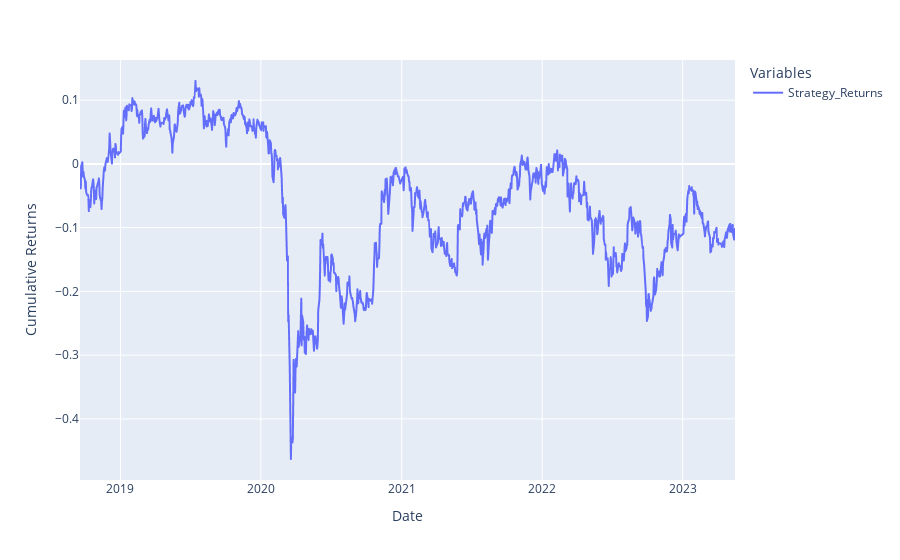

Source (notebook cell):
### Markdown cell above
### Plot the Cumulative Strategy Returns

### Code cell
Cumulative_Strategy_returns.plot(labels={'value':'Cumulative Returns', 'index':'Date', 'variable':'Variables'}) # Plot the cumulative strategy returns

### Figure 1 — Plotly figure (JSON) as saved in the notebook; plotly's stock layout.template omitted (floating-point values rounded to 4 significant figures; data arrays with more than 128 entries replaced by an {"elided": "..."} marker saying what was removed)
{"data": [{"hovertemplate": "Variables=Strategy_Returns<br>Date=%{x}<br>Cumulative Returns=%{y}<extra></extra>", "legendgroup": "Strategy_Returns", "line": {"color": "#636efa", "dash": "solid"}, "marker": {"symbol": "circle"}, "mode": "lines", "name": "Strategy_Returns", "showlegend": true, "type": "scattergl", "x": {"elided": "1139 str values"}, "xaxis": "x", "y": {"elided": "1139 float values"}, "yaxis": "y"}], "layout": {"legend": {"title": {"text": "Variables"}, "tracegroupgap": 0}, "margin": {"t": 60}, "xaxis": {"anchor": "y", "domain": [0, 1], "title": {"text": "Date"}}, "yaxis": {"anchor": "x", "domain": [0, 1], "title": {"text": "Cumulative Returns"}}}}
